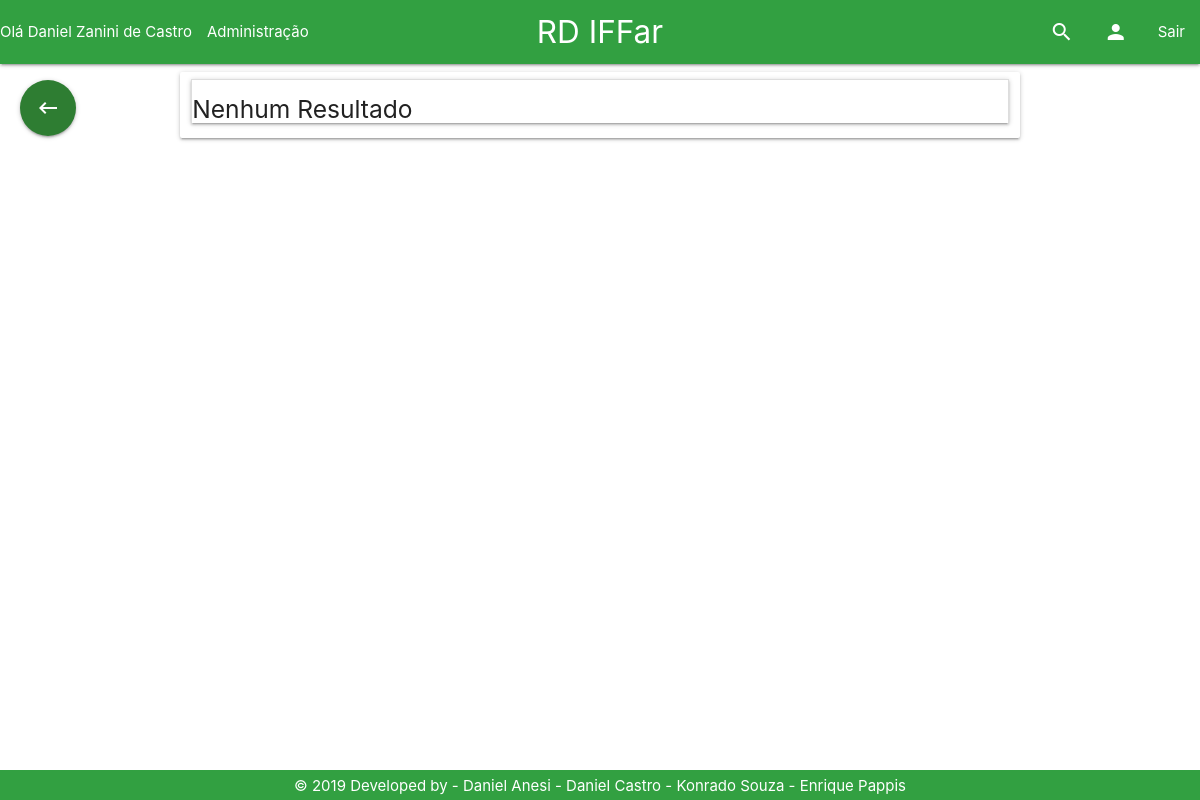
/Tela/tcc.php (signed in), run on an earlier commit of the app's database.
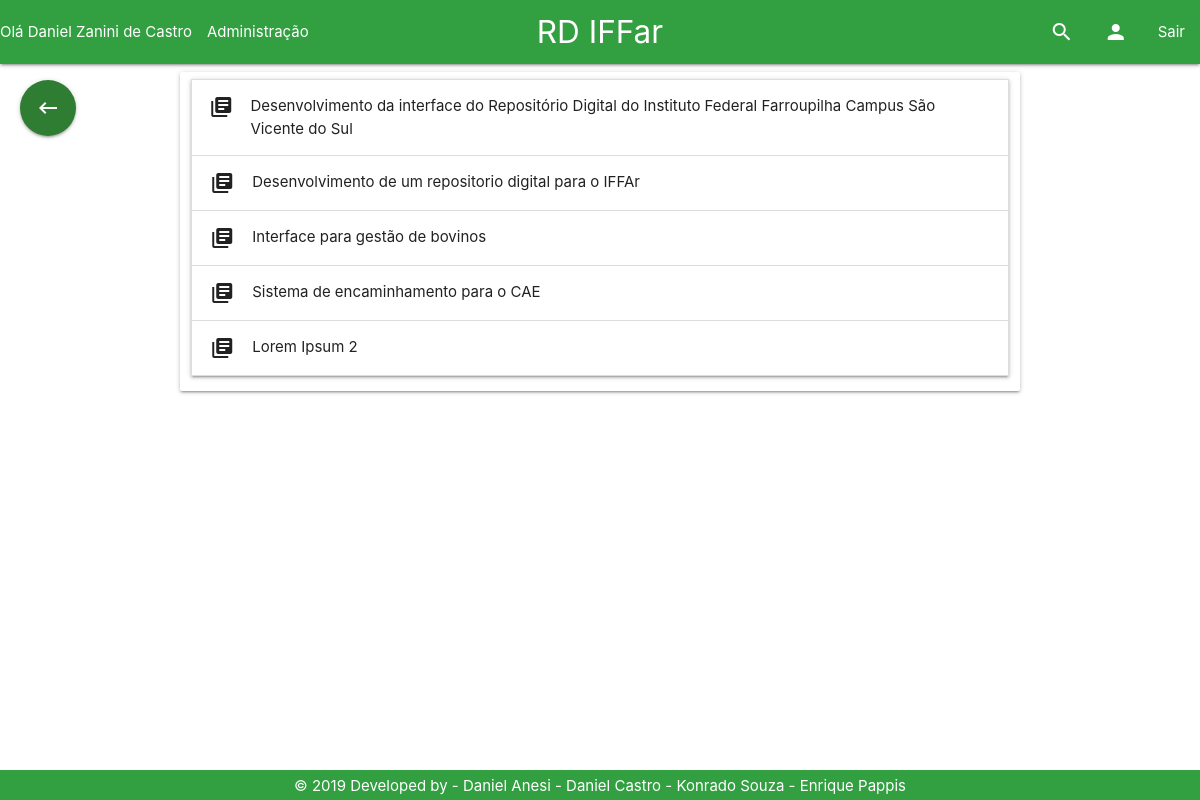
And on a later commit of the database.
### tables this page shows
CREATE TABLE `trabalho` (
  `id_trabalho` int(11) NOT NULL,
  `id_usuario` int(11) NOT NULL,
  `nome` varchar(200) NOT NULL,
  `resumo` varchar(4500) NOT NULL,
  `categoria` varchar(20) NOT NULL,
  `autores` varchar(200) NOT NULL,
  `orientadores` varchar(200) DEFAULT NULL,
  `coorientadores` varchar(200) DEFAULT NULL,
  `palavras_chave` varchar(100) NOT NULL,
  `data_submissao` varchar(40) DEFAULT NULL,
  `caminho` varchar(80) NOT NULL,
  `id_turma` int(11) NOT NULL,
  `numero_acessos` int(11) DEFAULT NULL,
  `numero_downloads` int(11) DEFAULT NULL,
  `publicado` int(1) NOT NULL DEFAULT 0
);

### Controle/trabalhoPDO.php (called while the page is built, shortened)
<?php
if (realpath('./index.php')) {
    include_once './Controle/conexao.php';
    include_once './Controle/usuarioPDO.php';
    include_once './Modelo/Trabalho.php';
    include_once './Modelo/Usuario.php';
    include_once './Modelo/Email.php';
} else {
    if (realpath('../index.php')) {
        include_once '../Modelo/Trabalho.php';
    }
}
class TrabalhoPDO
{
    public function selectTrabalhoCategoria($categoria)
    {
        $con = new conexao();
        $pdo = $con->getConexao();
        $stmt = $pdo->prepare('select * from trabalho where categoria = :categoria and publicado = 1;');
        $stmt->bindValue(':categoria', $categoria);
        $stmt->execute();
        if ($stmt->rowCount() > 0) {
            return $stmt;
        } else {
            return false;
        }
    }
}

### Modelo/Trabalho.php (called while the page is built, shortened)
<?php
class trabalho{
private $nome;
public function __construct() {
    if (func_num_args() != 0) {
        $atributos = func_get_args()[0];
        }
    }
     public function getNome(){
         return $this->nome;
     }
}

### Tela/tcc.php (the view, shortened to what this page needs)
<!DOCTYPE html>
<?php
if (realpath('./index.php')) {
    include_once './Controle/conexao.php';
    include_once './Controle/trabalhoPDO.php';
    include_once './Modelo/Usuario.php';
    include_once './Modelo/Trabalho.php';
} else {
    include_once '../Controle/trabalhoPDO.php';
    include_once '../Modelo/Trabalho.php';
}
include_once '../Base/header.php';
?>
<html>
    <head>
    </head>
    <body>
<main>
        <div class="container">
            <div class="row">
                <div class="col l12 card">
                    <ul class="collapsible">
                        <?php
                        $trabalhoListar = new trabalhoPDO();
                        $sql = $trabalhoListar->selectTrabalhoCategoria("tcc");
                        if ($sql != false) {
                            while ($resultado = $sql->fetch()) {
                                $tr = new trabalho($resultado);
                                ?>
                                <li>
                                    <div class="collapsible-header"><i class="material-icons">library_books</i><?php echo $tr->getNome(); ?></div>
                                </li>
                                <?php
                            }
                        }else{
                            echo "<h5>Nenhum Resultado</h5>";
                        }
                        ?>
                    </ul>
                </div>
            </div>
        </div>
</main>
        <?php
        include_once '../Base/footer.php';
        ?>
    </body>
</html>

What changed in the data, as far as the page shows it:
added trabalho: nome "Desenvolvimento da interface do Repositório Digital do Instituto Federal Farroupilha Campus São Vicente do Sul"
added trabalho: nome "Desenvolvimento de um repositorio digital para o IFFAr"
added trabalho: nome "Interface para gestão de bovinos"
added trabalho: nome "Sistema de encaminhamento para o CAE"
added trabalho: nome "Lorem Ipsum 2"
Also different on the page:
text no longer shown: "Nenhum Resultado"
